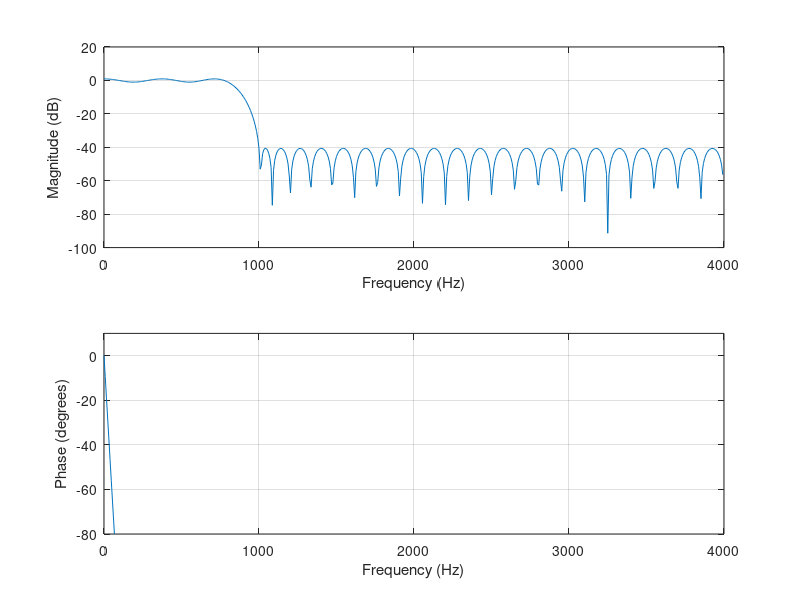

MATLAB code to generate this figure:
% MATLAB Program 7.10 for Example 7.15
% MATLAB program to create Figure 7.32
close all;clear all;
fs=8000;
f=[ 0 0.2 0.25 1]; % edge frequencies
m=[ 1  1    0  0] ; % ideal magnitudes
w=[   1  12 ];  % error weight factors
b=remez(53,f,m,w);    % (53+1)Parks-McClellen algorithm and Remez exchange
format long
freqz(b,1,512,fs) % plot the frequency response
axis([0 fs/2 -80 10]);
